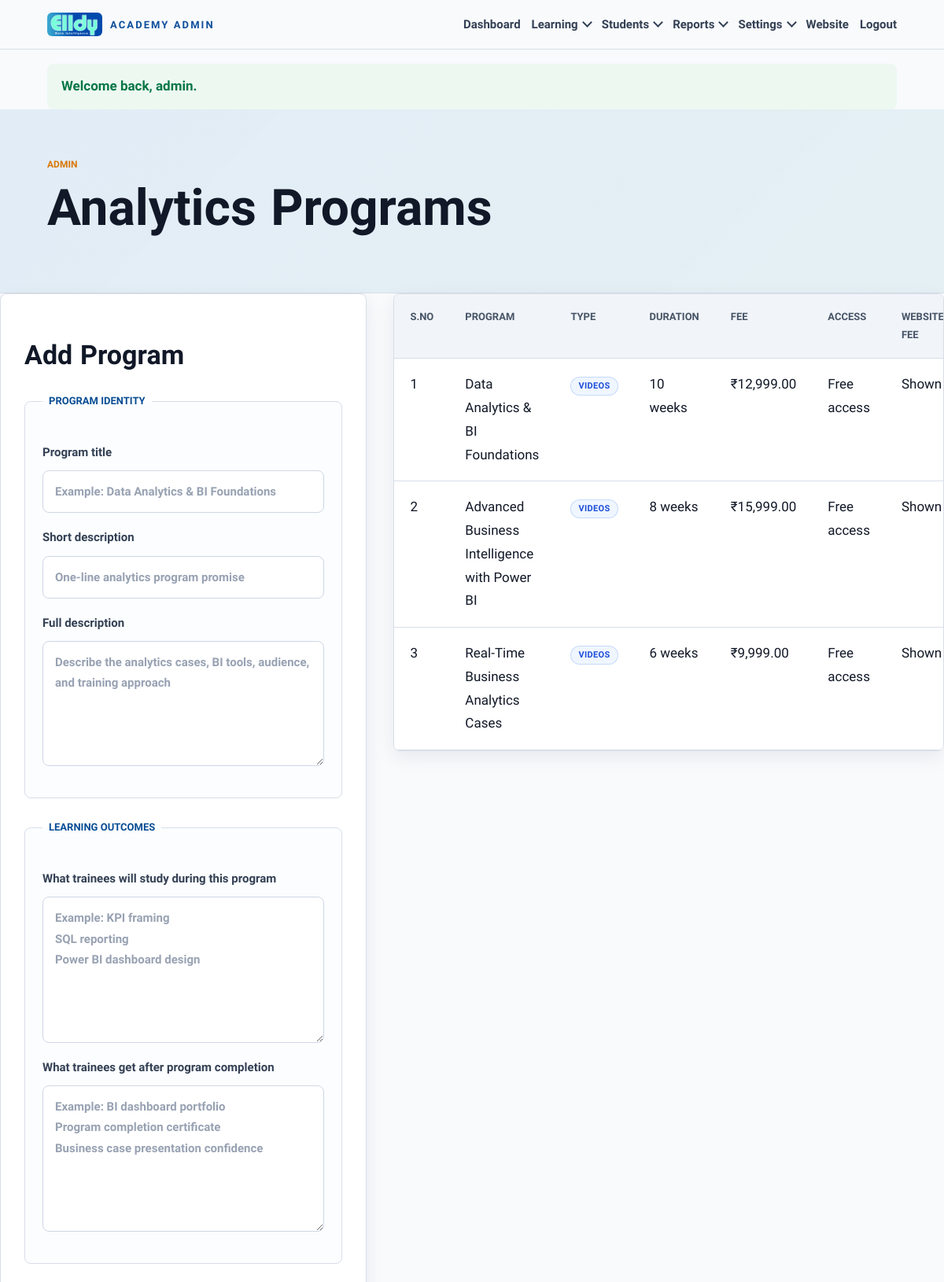
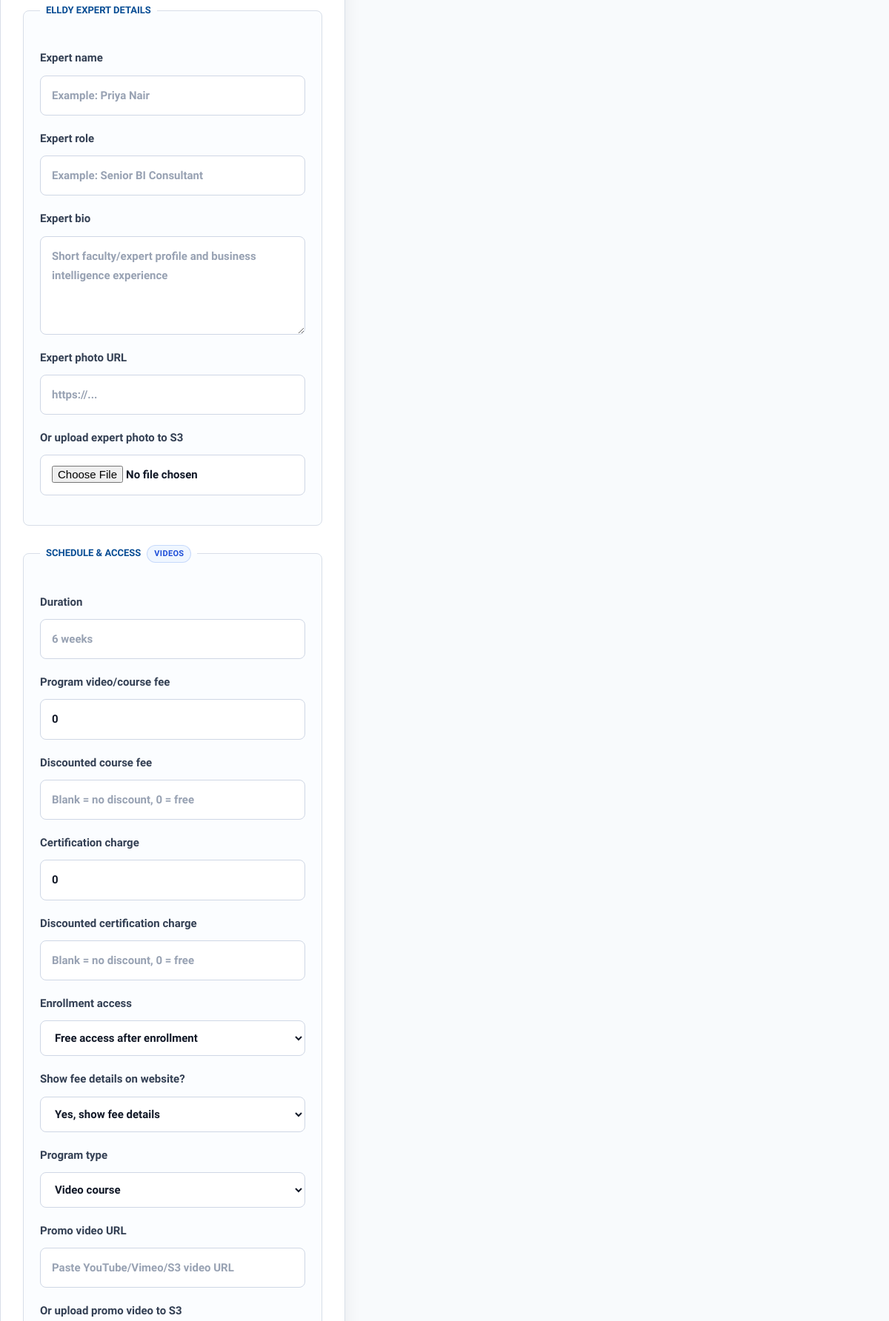
The app's page /admin/courses.php (signed in, upper part) with its own data (2 pictures, top to bottom).
### tables this page shows
CREATE TABLE IF NOT EXISTS courses (
    id INT UNSIGNED AUTO_INCREMENT PRIMARY KEY,
    title VARCHAR(190) NOT NULL UNIQUE,
    slug VARCHAR(220) NULL UNIQUE,
    short_description TEXT NULL,
    description TEXT NULL,
    learning_plan TEXT NULL,
    completion_benefits TEXT NULL,
    expert_name VARCHAR(160) NULL,
    expert_title VARCHAR(190) NULL,
    expert_bio TEXT NULL,
    expert_photo TEXT NULL,
    promo_video_url TEXT NULL,
    duration VARCHAR(80) NOT NULL,
    fee DECIMAL(10,2) NOT NULL DEFAULT 0,
    discount_fee DECIMAL(10,2) NULL DEFAULT NULL,
    certification_fee DECIMAL(10,2) NOT NULL DEFAULT 0,
    certificate_discount_fee DECIMAL(10,2) NULL DEFAULT NULL,
    show_fee_details TINYINT(1) NOT NULL DEFAULT 1,
    payment_required TINYINT(1) NOT NULL DEFAULT 0,
    delivery_type ENUM('video', 'live_session') NOT NULL DEFAULT 'video',
    certificate_details TEXT NULL,
    certificate_title VARCHAR(220) NULL,
    first_class_link TEXT NULL,
    is_active TINYINT(1) NOT NULL DEFAULT 1,
    created_at TIMESTAMP DEFAULT CURRENT_TIMESTAMP
);

### includes/functions.php (called while the page is built, shortened)
<?php
require_once __DIR__ . '/../config/database.php';
function e(?string $value): string
{
    return htmlspecialchars((string) $value, ENT_QUOTES, 'UTF-8');
}
function money(float|int|string $value): string
{
    return '₹' . number_format((float) $value, 2);
}
function discounted_amount(array $row, string $regularKey, string $discountKey): float
{
    $regular = max(0, (float) ($row[$regularKey] ?? 0));
    if (!array_key_exists($discountKey, $row) || $row[$discountKey] === null || $row[$discountKey] === '') {
        return $regular;
    }
    $discount = max(0, (float) $row[$discountKey]);
    return $discount < $regular ? $discount : $regular;
}
function course_fee_amount(array $course): float
{
    return discounted_amount($course, 'fee', 'discount_fee');
}
function course_requires_payment(array $course): bool
{
    if (array_key_exists('payment_required', $course)) {
        return (int) ($course['payment_required'] ?? 0) === 1;
    }
    return course_fee_amount($course) > 0;
}
function course_should_show_fee_details(array $course): bool
{
    return (int) ($course['show_fee_details'] ?? 1) === 1;
}
function price_html(array $row, string $regularKey, string $discountKey): string
{
    $amount = discounted_amount($row, $regularKey, $discountKey);
    return e(money($amount));
}

### config/database.php (called while the page is built, shortened)
<?php
function db_config_value(string $key, string|int $default): string|int
{
    $value = getenv($key);
    if ($value === false || $value === '') {
        return $default;
    }
    return $key === 'DB_PORT' ? (int) $value : $value;
}
function db(): PDO
{
    static $pdo = null;
    if ($pdo instanceof PDO) {
        return $pdo;
    }
    $host = (string) db_config_value('DB_HOST', DB_HOST_DEFAULT);
    $port = (int) db_config_value('DB_PORT', DB_PORT_DEFAULT);
    $name = (string) db_config_value('DB_NAME', DB_NAME_DEFAULT);
    $user = (string) db_config_value('DB_USER', DB_USER_DEFAULT);
    $pass = (string) db_config_value('DB_PASS', DB_PASS_DEFAULT);
    $dsn = 'mysql:host=' . $host . ';port=' . $port . ';dbname=' . $name . ';charset=utf8mb4';
    $pdo = new PDO($dsn, $user, $pass, [
        PDO::ATTR_ERRMODE => PDO::ERRMODE_EXCEPTION,
        PDO::ATTR_DEFAULT_FETCH_MODE => PDO::FETCH_ASSOC,
        PDO::ATTR_EMULATE_PREPARES => false,
    ]);
    return $pdo;
}

### admin/courses.php (the view, shortened to what this page needs)
<?php
require_once __DIR__ . '/../includes/functions.php';
$edit = null;
$courses = db()->query('SELECT * FROM courses ORDER BY created_at DESC')->fetchAll();
require __DIR__ . '/_admin_header.php';
?>
<section class="page-title">
    <p class="eyebrow">Admin</p>
    <h1>Analytics Programs</h1>
</section>
<section class="admin-grid">
    <form method="post" enctype="multipart/form-data" class="form-card" id="program-form">
        <h2><?= $edit ? 'Edit Program' : 'Add Program' ?></h2>
        <fieldset>
            <legend>Program Identity</legend>
            <label>Program title <input name="title" value="<?= e($edit['title'] ?? '') ?>" placeholder="Example: Data Analytics & BI Foundations" required></label>
            <label>Short description <input name="short_description" value="<?= e($edit['short_description'] ?? '') ?>" placeholder="One-line analytics program promise"></label>
            <label>Full description <textarea name="description" rows="5" placeholder="Describe the analytics cases, BI tools, audience, and training approach"><?= e($edit['description'] ?? '') ?></textarea></label>
        </fieldset>
        <fieldset>
            <legend>Learning Outcomes</legend>
            <label>What trainees will study during this program
                <textarea name="learning_plan" rows="6" placeholder="Example: KPI framing&#10;SQL reporting&#10;Power BI dashboard design"><?= e($edit['learning_plan'] ?? '') ?></textarea>
            </label>
            <label>What trainees get after program completion
                <textarea name="completion_benefits" rows="6" placeholder="Example: BI dashboard portfolio&#10;Program completion certificate&#10;Business case presentation confidence"><?= e($edit['completion_benefits'] ?? '') ?></textarea>
            </label>
        </fieldset>
        <fieldset>
            <legend>Elldy Expert Details</legend>
            <label>Expert name <input name="expert_name" value="<?= e($edit['expert_name'] ?? '') ?>" placeholder="Example: Priya Nair"></label>
            <label>Expert role <input name="expert_title" value="<?= e($edit['expert_title'] ?? '') ?>" placeholder="Example: Senior BI Consultant"></label>
            <label>Expert bio <textarea name="expert_bio" rows="4" placeholder="Short faculty/expert profile and business intelligence experience"><?= e($edit['expert_bio'] ?? '') ?></textarea></label>
            <label>Expert photo URL <input name="expert_photo" id="expert-photo-url" value="<?= e($edit['expert_photo'] ?? '') ?>" placeholder="https://..."></label>
            <label>Or upload expert photo to S3
                <input type="file" name="expert_photo_file" id="expert-photo-file" accept="image/*">
            </label>
        </fieldset>
        <?php $selectedDeliveryType = $edit['delivery_type'] ?? 'video'; ?>
        <fieldset>
            <legend class="legend-with-badge">
                Schedule & Access
                <span class="type-badge <?= $selectedDeliveryType === 'live_session' ? 'live-session' : 'video' ?>" id="course-type-legend">
                </span>
            </legend>
            <label>Duration <input name="duration" value="<?= e($edit['duration'] ?? '') ?>" placeholder="6 weeks" required></label>
            <label>Program video/course fee <input type="number" step="0.01" name="fee" value="<?= e((string) ($edit['fee'] ?? '0')) ?>"></label>
            <label>Discounted course fee <input type="number" step="0.01" name="discount_fee" value="<?= e($edit && $edit['discount_fee'] !== null ? (string) $edit['discount_fee'] : '') ?>" placeholder="Blank = no discount, 0 = free"></label>
            <label>Certification charge <input type="number" step="0.01" name="certification_fee" value="<?= e((string) ($edit['certification_fee'] ?? '0')) ?>"></label>
            <label>Discounted certification charge <input type="number" step="0.01" name="certificate_discount_fee" value="<?= e($edit && $edit['certificate_discount_fee'] !== null ? (string) $edit['certificate_discount_fee'] : '') ?>" placeholder="Blank = no discount, 0 = free"></label>
            <label>Enrollment access
                <select name="payment_required">
                    <?php $editPaymentRequired = course_requires_payment($edit ?? []); ?>
                    <option value="0" <?= !$editPaymentRequired ? 'selected' : '' ?>>Free access after enrollment</option>
                </select>
            </label>
            <label>Show fee details on website?
                <select name="show_fee_details">
                    <option value="1" <?= (int) ($edit['show_fee_details'] ?? 1) === 1 ? 'selected' : '' ?>>Yes, show fee details</option>
                </select>
            </label>
            <label>Program type
                <select name="delivery_type" id="course-delivery-type" required>
                    <option value="video" <?= ($edit['delivery_type'] ?? 'video') === 'video' ? 'selected' : '' ?>>Video course</option>
                </select>
            </label>
            <label>Promo video URL
                <input name="promo_video_url" id="promo-video-url" value="<?= e($edit['promo_video_url'] ?? '') ?>" placeholder="Paste YouTube/Vimeo/S3 video URL">
            </label>
            <label>Or upload promo video to S3
            </label>
        </fieldset>
    </form>
    <div class="table-wrap">
        <table>
            <thead><tr><th>S.No</th><th>Program</th><th>Type</th><th>Duration</th><th>Fee</th><th>Access</th><th>Website Fee</th><th>Status</th><th>Action</th></tr></thead>
            <tbody>
                <?php foreach ($courses as $index => $course): ?>
                    <tr>
                        <td><?= $index + 1 ?></td>
                        <td><?= e($course['title']) ?></td>
                        <td>
                            <?php $isLiveCourse = ($course['delivery_type'] ?? 'video') === 'live_session'; ?>
                            <span class="type-badge <?= $isLiveCourse ? 'live-session' : 'video' ?>">
                                <?= $isLiveCourse ? 'Live Sessions' : 'Videos' ?>
                            </span>
                        </td>
                        <td><?= e($course['duration']) ?></td>
                        <td><?= price_html($course, 'fee', 'discount_fee') ?></td>
                        <td><?= course_requires_payment($course) ? 'Payment required' : 'Free access' ?></td>
                        <td><?= course_should_show_fee_details($course) ? 'Shown' : 'Hidden' ?></td>
                    </tr>
                <?php endforeach; ?>
            </tbody>
        </table>
    </div>
</section>
<?php require __DIR__ . '/_admin_footer.php'; ?>

### assets/css/style.css (style rules this page uses)
:root { --ink: #111827; --muted: #667085; --line: #d8dee8; --soft: #f4f7fb; --panel: #ffffff; --brand: #0b6bcb; --brand-dark: #084d94; --cyan: #00a6a6; --accent: #d97706; --danger: #b42318; --success: #067647; --shadow: 0 18px 45px rgba(16, 24, 40, 0.1); --shadow-soft: 0 8px 24px rgba(16, 24, 40, 0.07); }
* { box-sizing: border-box; }
body { margin: 0; font-family: Urbanist, "Segoe UI Variable", "Segoe UI", Inter, Roboto, "Helvetica Neue", Arial, sans-serif; color: var(--ink); background: #f8fafc; line-height: 1.75; font-size: 17px; -webkit-font-smoothing: antialiased; text-rendering: optimizeLegibility; font-feature-settings: "cv02", "cv03", "cv04", "kern"; }
p { margin: 0 0 18px; }
h1, h2, h3, .brand, .button, label, th, legend, .eyebrow, .hero-panel strong, .stats-row strong, .capability-grid strong { font-family: Sora, Urbanist, "Segoe UI Variable Display", "Segoe UI", Inter, Roboto, "Helvetica Neue", Arial, sans-serif; }
h1, h2, h3 { font-weight: 700; letter-spacing: 0; line-height: 1.14; }
h1 { font-size: 64px; }
h2 { font-size: 34px; }
h1, h2, h3, .page-title p, .section p, .course-card p, .form-card p, .enroll-intro > p, .detail-list, .material-item p, .activity-item span, small { word-spacing: 0.04em; }
.hero-panel span, .eyebrow { margin: 0 0 8px; color: var(--accent); font-size: 12px; font-weight: 700; letter-spacing: 0; text-transform: uppercase; }
.section, .page-title, .course-detail, .auth-box, .enroll-layout { padding: clamp(28px, 5vw, 64px) clamp(18px, 5vw, 64px); }
.page-title { border-bottom: 1px solid var(--line); background: linear-gradient(135deg, rgba(11, 107, 203, 0.08), rgba(15, 139, 141, 0.07)), var(--soft); }
.page-title h1, .section h2, .course-detail h1, .form-card h1 { margin: 0 0 10px; line-height: 1.16; }
.split, .course-detail, .admin-grid { display: grid; grid-template-columns: minmax(260px, 0.8fr) minmax(0, 1.2fr); gap: 34px; align-items: start; }
.activity-list, .detail-aside, .table-wrap, .form-card { border: 1px solid var(--line); border-radius: 8px; background: var(--panel); box-shadow: var(--shadow-soft); }
.detail-aside, .form-card { padding: 30px; }
.form-card { width: min(100%, 620px); }
label { display: grid; gap: 10px; margin: 18px 0; color: #344054; font-size: 15px; font-weight: 700; }
fieldset { margin: 26px 0; padding: 22px; border: 1px solid var(--line); border-radius: 8px; background: #fbfdff; }
legend { padding: 0 8px; color: var(--brand-dark); font-size: 13px; font-weight: 700; text-transform: uppercase; }
.legend-with-badge { display: inline-flex; align-items: center; gap: 8px; }
.type-badge { display: inline-flex; align-items: center; justify-content: center; min-height: 24px; padding: 4px 9px; border: 1px solid transparent; border-radius: 999px; font-family: Sora, Urbanist, "Segoe UI", sans-serif; font-size: 11px; font-weight: 800; letter-spacing: 0.03em; line-height: 1; text-transform: uppercase; white-space: nowrap; }
.type-badge.video { border-color: rgba(37, 99, 235, 0.2); background: #eff6ff; color: #1d4ed8; }
input, textarea, select { width: 100%; min-height: 46px; padding: 13px 15px; border: 1px solid #cfd7e5; border-radius: 8px; font: inherit; color: var(--ink); background: #ffffff; outline: none; transition: border-color 0.18s ease, box-shadow 0.18s ease, background 0.18s ease; }
input::placeholder, textarea::placeholder { color: #98a2b3; }
textarea { resize: vertical; }
.table-wrap { overflow-x: auto; }
table { width: 100%; border-collapse: collapse; min-width: 920px; }
th, td { padding: 18px 20px; border-bottom: 1px solid var(--line); text-align: left; vertical-align: top; }
th { background: #f1f5f9; color: #475467; font-size: 13px; text-transform: uppercase; }

### records on screen
courses: title "Data Analytics & BI Foundations", delivery_type "VIDEOS", duration "10 weeks", fee "₹12,999.00", payment_required "Free access", show_fee_details "Shown"
courses: title "Advanced Business Intelligence with Power BI", delivery_type "VIDEOS", duration "8 weeks", fee "₹15,999.00", payment_required "Free access", show_fee_details "Shown"
courses: title "Real-Time Business Analytics Cases", delivery_type "VIDEOS", duration "6 weeks", fee "₹9,999.00", payment_required "Free access", show_fee_details "Shown"

### other values on screen
$item['message'] "Welcome back, admin."
